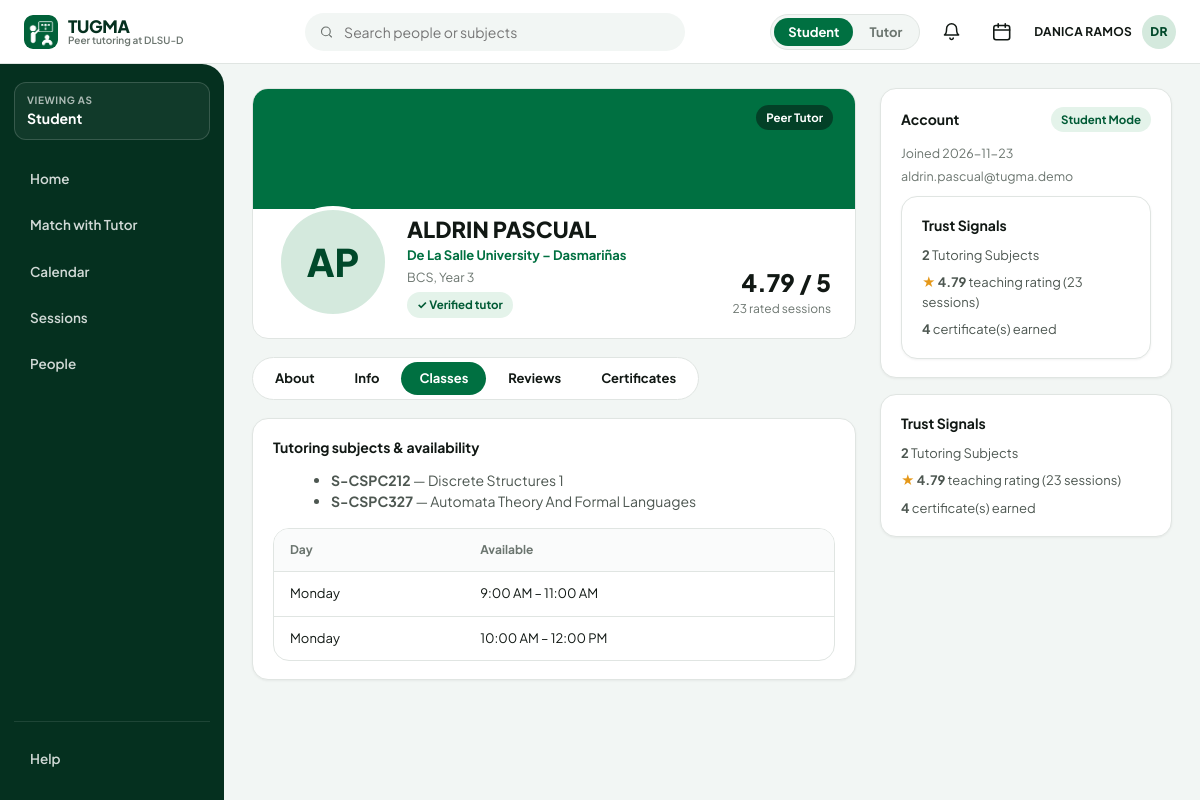
The app's page /profile/tutor/1?tab=classes (signed in), older data.
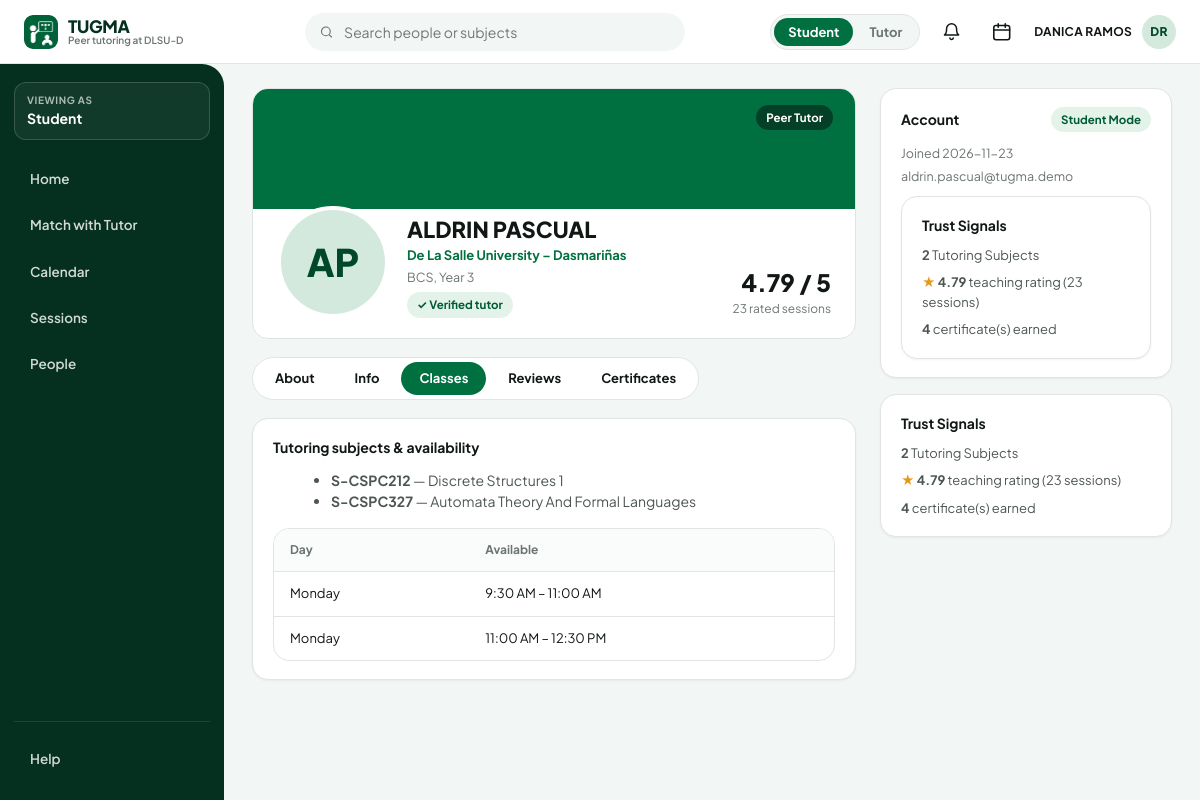
The same page, newer data.
### tables this page shows
CREATE TABLE tutors (
    tutor_id    INTEGER PRIMARY KEY,
    name        TEXT NOT NULL,
    grade_level INTEGER NOT NULL CHECK (grade_level > 0),
    course      TEXT NOT NULL,
    verified    INTEGER NOT NULL DEFAULT 0
                CHECK (verified IN (0, 1)),
    capacity    INTEGER NOT NULL DEFAULT 5
                CHECK (capacity > 0)
);

CREATE TABLE subjects (
    subject_id   INTEGER PRIMARY KEY,
    subject_code TEXT NOT NULL UNIQUE,
    subject_name TEXT NOT NULL
);

CREATE TABLE tutor_availability (
    availability_id INTEGER PRIMARY KEY,
    tutor_id        INTEGER NOT NULL,
    day             TEXT NOT NULL
                    CHECK (
                        day IN (
                            'Monday',
                            'Tuesday',
                            'Wednesday',
                            'Thursday',
                            'Friday',
                            'Saturday',
                            'Sunday'
                        )
                    ),
    start_time      TEXT NOT NULL
                    CHECK (
                        start_time GLOB '[0-2][0-9]:[0-5][0-9]'
                    ),
    end_time        TEXT NOT NULL
                    CHECK (
                        end_time GLOB '[0-2][0-9]:[0-5][0-9]'
                    ), subject_id INTEGER REFERENCES subjects(subject_id) ON DELETE SET NULL ON UPDATE CASCADE,

    CHECK (start_time < end_time),

    FOREIGN KEY (tutor_id)
        REFERENCES tutors(tutor_id)
        ON DELETE CASCADE
        ON UPDATE CASCADE
);

CREATE TABLE "users" (
    user_id       INTEGER PRIMARY KEY AUTOINCREMENT,
    email         TEXT NOT NULL UNIQUE COLLATE NOCASE,
    password_hash TEXT NOT NULL,
    role          TEXT NOT NULL CHECK (role IN ('member', 'admin')),
    student_id    INTEGER UNIQUE
                  REFERENCES students(student_id)
                  ON DELETE CASCADE ON UPDATE CASCADE,
    tutor_id      INTEGER UNIQUE
                  REFERENCES tutors(tutor_id)
                  ON DELETE CASCADE ON UPDATE CASCADE,
    display_name  TEXT,
    is_active     INTEGER NOT NULL DEFAULT 1 CHECK (is_active IN (0, 1)),
    created_at    TEXT NOT NULL DEFAULT CURRENT_TIMESTAMP,
    CHECK (
        (role = 'member' AND (student_id IS NOT NULL OR tutor_id IS NOT NULL))
        OR (role = 'admin' AND student_id IS NULL AND tutor_id IS NULL
            AND display_name IS NOT NULL)
    )
);

### app.py (the view)
@app.route("/profile/tutor/<int:tutor_id>")
@login_required("member")
def tutor_profile(tutor_id):
    user = current_user()
    db = get_db()
    pdata = get_tutor_profile_data(db, tutor_id)
    if not pdata:
        flash("Tutor profile not found.", "error")
        return redirect(url_for("people_page"))
    tab = request.args.get("tab", "about")
    if tab not in ("about", "info", "classes", "reviews", "certificates"):
        tab = "about"
    is_own = user["tutor_id"] == tutor_id
    owner_user = db.fetch_one("SELECT email, created_at FROM users WHERE tutor_id = ?", (tutor_id,))
    subjects = db.fetch_all(
        "SELECT s.subject_code, s.subject_name FROM tutor_subjects ts "
        "JOIN subjects s ON s.subject_id = ts.subject_id WHERE ts.tutor_id = ?",
        (tutor_id,),
    )
    availability = db.fetch_all(
        "SELECT day, start_time, end_time FROM tutor_availability "
        "WHERE tutor_id = ? ORDER BY day, start_time",
        (tutor_id,),
    )
    languages = [
        r["language"]
        for r in db.fetch_all("SELECT language FROM tutor_languages WHERE tutor_id = ?", (tutor_id,))
    ]
    return render_template(
        "portal/profile.html",
        kind="tutor",
        pdata=pdata,
        tab=tab,
        is_own=is_own,
        owner_user=owner_user,
        tutor_subjects=subjects,
        tutor_availability=availability,
        tutor_languages=languages,
    )

### templates/portal/profile.html (shortened to what this page needs)
{% extends "base.html" %}
{% set p = pdata.profile %}
{% block content %}
<div class="profile-hero">
  <div class="profile-banner">
    <span class="pill" style="background:rgba(5,48,31,0.75); color:#fff;">
      {{ 'Peer Tutor' if kind == 'tutor' else 'Student' }}
    </span>
  </div>
  <div class="profile-hero-body">
    <div class="profile-hero-left">
      <div class="avatar avatar-lg">{{ initials(p.name) }}</div>
      <div>
        <div class="profile-hero-name">{{ p.name }}</div>
        <div style="font-size:13px; color:var(--primary); font-weight:700;">De La Salle University – Dasmariñas</div>
        <div style="font-size:12.5px; color:var(--muted); margin-top:2px;">{{ p.course }}, Year {{ p.grade_level }}</div>
          <span class="pill {{ 'pill-red' if (kind == 'tutor' and not p.verified) else 'pill-green' }}" style="margin-top:6px;">
            {% if kind == 'tutor' %}
              {{ '✓ Verified tutor' if p.verified else 'Pending verification' }}
            {% else %}
              ✓ Verified student
            {% endif %}
          </span>
      </div>
    </div>
    {% if kind == 'tutor' and pdata.rating.overall %}
      <div style="text-align:right;">
        <div style="font-size:24px; font-weight:800; color:var(--ink);">{{ pdata.rating.overall }} / 5</div>
        <div style="font-size:12px; color:var(--muted);">{{ pdata.rating.rated_sessions }} rated sessions</div>
      </div>
    {% endif %}
  </div>
</div>
{% set prof_url = url_for('tutor_profile', tutor_id=p.tutor_id) if kind == 'tutor' else url_for('student_profile', student_id=p.student_id) %}
<div class="tab-bar">
  <a href="{{ prof_url }}?tab=about" class="tab-pill {{ 'active' if tab == 'about' else '' }}">About</a>
  <a href="{{ prof_url }}?tab=info" class="tab-pill {{ 'active' if tab == 'info' else '' }}">Info</a>
  <a href="{{ prof_url }}?tab=classes" class="tab-pill {{ 'active' if tab == 'classes' else '' }}">Classes</a>
  {% if kind == 'tutor' %}
    <a href="{{ prof_url }}?tab=reviews" class="tab-pill {{ 'active' if tab == 'reviews' else '' }}">Reviews</a>
    <a href="{{ prof_url }}?tab=certificates" class="tab-pill {{ 'active' if tab == 'certificates' else '' }}">Certificates</a>
  {% endif %}
</div>
{% if tab == 'about' %}
  <div class="card" style="margin-bottom:14px;">
    <strong style="color:var(--ink); display:block; margin-bottom:8px;">About</strong>
    <p style="margin:0; color:var(--body);">
      {{ p.bio or (p.name + ' is a ' + p.course + ' (Year ' + p.grade_level|string + ') member at De La Salle University – Dasmariñas.') }}
    </p>
  </div>
  <div class="card">
    <strong style="color:var(--ink); display:block; margin-bottom:10px;">Preferences &amp; Study Info</strong>
    <div style="display:grid; grid-template-columns: 160px 1fr; gap:8px 16px; font-size:13px;">
      <div style="color:var(--muted);">Languages</div>
      <div><strong>{{ (tutor_languages if kind == 'tutor' else pdata.languages)|join(', ') or 'Not set' }}</strong></div>
      {% if kind == 'student' %}
        <div style="color:var(--muted);">Learning style</div>
        <div><strong>{{ p.learning_style or '—' }}</strong></div>
        <div style="color:var(--muted);">Preferred setup</div>
        <div><strong>{{ p.preferred_setup or 'Online or face-to-face' }}</strong></div>
      {% else %}
        <div style="color:var(--muted);">Student capacity</div>
        <div><strong>{{ p.capacity }} students</strong></div>
      {% endif %}
    </div>
  </div>
{% elif tab == 'classes' %}
  <div class="card">
    <strong style="color:var(--ink); display:block; margin-bottom:12px;">
      {{ 'Tutoring subjects & availability' if kind == 'tutor' else 'Registered subjects & weekly schedule' }}
    </strong>
    {% if kind == 'tutor' %}
      <ul style="margin:0 0 16px 18px;">
        {% for s in tutor_subjects %}
          <li><strong>{{ s.subject_code }}</strong> — {{ s.subject_name.title() }}</li>
        {% else %}
          <li style="color:var(--muted);">No subjects listed.</li>
        {% endfor %}
      </ul>
      <div class="table-wrap">
        <table class="data-table">
          <thead><tr><th>Day</th><th>Available</th></tr></thead>
          <tbody>
            {% for a in tutor_availability %}
              <tr><td>{{ a.day }}</td><td>{{ fmt12(a.start_time) }} – {{ fmt12(a.end_time) }}</td></tr>
            {% else %}
              <tr><td colspan="2" style="color:var(--muted);">No availability set.</td></tr>
            {% endfor %}
          </tbody>
        </table>
      </div>
    {% endif %}
  </div>
{% endif %}
{% endblock %}
{% block right_rail %}
<aside class="right-rail">
  <div class="card">
    <div style="display:flex; justify-content:space-between; align-items:center; margin-bottom:12px;">
      <strong style="color:var(--ink);">Account</strong>
      <div style="display:flex; gap:6px;">
        <span class="pill pill-green">{{ 'Tutor Mode' if mode == 'Tutoring' else 'Student Mode' }}</span>
      </div>
    </div>
    {% if owner_user %}
      <div style="font-size:12.5px; color:var(--muted); margin-bottom:10px;">
        <div>Joined {{ owner_user.created_at[:10] }}</div>
        <div style="margin-top:4px;">{{ owner_user.email }}</div>
      </div>
    {% endif %}
    {% if kind == 'tutor' %}
  {% set earned_certs = pdata.certificates|selectattr('status', 'equalto', 'earned')|list|length %}
  <div class="card">
    <strong style="color:var(--ink); display:block; margin-bottom:10px;">Trust Signals</strong>
    <div style="display:flex; flex-direction:column; gap:8px; font-size:13px;">
      <div><strong>{{ tutor_subjects|length }}</strong> Tutoring Subjects</div>
      <div>
        <span style="color:#E59819;">★</span>
        <strong>{{ pdata.rating.overall or '—' }}</strong> teaching rating ({{ pdata.rating.rated_sessions }} sessions)
      </div>
      <div><strong>{{ earned_certs }}</strong> certificate(s) earned</div>
    </div>
  </div>
  {% endif %}
  </div>
  {% if kind == 'tutor' %}
  {% set earned_certs = pdata.certificates|selectattr('status', 'equalto', 'earned')|list|length %}
  <div class="card">
    <strong style="color:var(--ink); display:block; margin-bottom:10px;">Trust Signals</strong>
    <div style="display:flex; flex-direction:column; gap:8px; font-size:13px;">
      <div><strong>{{ tutor_subjects|length }}</strong> Tutoring Subjects</div>
      <div>
        <span style="color:#E59819;">★</span>
        <strong>{{ pdata.rating.overall or '—' }}</strong> teaching rating ({{ pdata.rating.rated_sessions }} sessions)
      </div>
      <div><strong>{{ earned_certs }}</strong> certificate(s) earned</div>
    </div>
  </div>
  {% endif %}
</aside>
{% endblock %}

### templates/base.html (shortened to what this page needs)
<!DOCTYPE html>
<html lang="en">
<head>
  <link rel="stylesheet" href="{{ url_for('static', filename='css/tugma.css') }}">
</head>
<body class="{{ 'tutor-theme' if mode == 'Tutoring' else '' }}">
  {% block body %}
  <header class="topbar">
    <a href="{{ url_for('admin_home' if user and user.role == 'admin' else 'home') }}" class="brand-link">
      <img src="{{ url_for('serve_assets', filename='logo.png') }}" alt="TUGMA" class="brand-logo">
      <div class="brand-text-wrap">
        <span class="brand-title">TUGMA</span>
        <span class="brand-sub">Peer tutoring at DLSU-D</span>
      </div>
    </a>
    {% if user and user.role == 'member' %}
    <form class="topbar-search" action="{{ url_for('people_page') }}" method="get">
      <img src="{{ url_for('serve_assets', filename='icons/Search Icon/20/Ink.svg') }}" alt="" class="search-icon">
      <input type="text" name="q" placeholder="Search people or subjects" value="{{ request.args.get('q', '') }}">
    </form>
    {% else %}
    <div style="flex:1;"></div>
    {% endif %}
    <div class="topbar-right">
      {% if user and user.role == 'member' %}
        <form action="{{ url_for('switch_mode') }}" method="post" class="mode-toggle">
          <button type="submit" name="mode" value="Learning" class="{{ 'active' if mode == 'Learning' else '' }}">Student</button>
          <button type="submit" name="mode" value="Tutoring" class="{{ 'active' if mode == 'Tutoring' else '' }}">Tutor</button>
        </form>
        <a href="{{ url_for('sessions_page', tab='pending') }}" class="icon-btn" title="Session notifications">
          <img src="{{ url_for('serve_assets', filename='icons/Bell Icon/16/Ink.svg') }}" alt="Notifications" width="18" height="18" onerror="this.style.display='none'">
        </a>
        <a href="{{ url_for('calendar_page') }}" class="icon-btn" title="Calendar">
          <img src="{{ url_for('serve_assets', filename='icons/Calendar Icon/16/Ink.svg') }}" alt="Calendar" width="18" height="18" onerror="this.style.display='none'">
        </a>
        <a href="{{ url_for('my_profile') }}" class="user-chip">
          <span>{{ user.name }}</span>
          <span class="avatar avatar-sm">{{ initials(user.name) }}</span>
        </a>
      {% elif user and user.role == 'admin' %}
        <span class="pill pill-green">Administrator</span>
        <span class="user-chip">
          <span>{{ user.name }}</span>
          <span class="avatar avatar-sm">{{ initials(user.name) }}</span>
        </span>
      {% endif %}
    </div>
  </header>
  <div class="app-shell">
    <aside class="sidebar">
      <div>
        <div class="viewing-as-card">
          <div>
            <div class="viewing-as-label">VIEWING AS</div>
            <div class="viewing-as-val">
              {% if user and user.role == 'admin' %}
                Administrator
              {% elif mode == 'Tutoring' %}
                Tutor
              {% else %}
                Student
              {% endif %}
            </div>
          </div>
        </div>
        <nav class="nav-list">
          {% if user and user.role == 'admin' %}
            {% set ep = request.endpoint %}
            <a href="{{ url_for('admin_home') }}" class="nav-item {{ 'active' if ep == 'admin_home' else '' }}">Home</a>
            <a href="{{ url_for('admin_matches') }}" class="nav-item {{ 'active' if ep == 'admin_matches' else '' }}">Matches</a>
            <a href="{{ url_for('admin_people') }}" class="nav-item {{ 'active' if ep == 'admin_people' else '' }}">People</a>
            <a href="{{ url_for('admin_inspector') }}" class="nav-item {{ 'active' if ep == 'admin_inspector' else '' }}">Can these two match?</a>
            <a href="{{ url_for('admin_accounts') }}" class="nav-item {{ 'active' if ep == 'admin_accounts' else '' }}">Accounts</a>
            <a href="{{ url_for('admin_settings') }}" class="nav-item {{ 'active' if ep == 'admin_settings' else '' }}">Settings</a>
            <a href="{{ url_for('admin_matching_works') }}" class="nav-item {{ 'active' if ep == 'admin_matching_works' else '' }}">How the matching works</a>
          {% else %}
            {% set ep = request.endpoint %}
            <a href="{{ url_for('home') }}" class="nav-item {{ 'active' if ep == 'home' else '' }}">
              <span>Home</span>
            </a>
            <a href="{{ url_for('classes_page') }}" class="nav-item {{ 'active' if ep == 'classes_page' else '' }}">
              <span>{{ 'Match with Tutor' if mode == 'Learning' else 'Match with Tutee' }}</span>
            </a>
            <a href="{{ url_for('calendar_page') }}" class="nav-item {{ 'active' if ep == 'calendar_page' else '' }}">
              <span>Calendar</span>
            </a>
            <a href="{{ url_for('sessions_page') }}" class="nav-item {{ 'active' if ep == 'sessions_page' else '' }}">
              <span>Sessions</span>
            </a>
            <a href="{{ url_for('people_page') }}" class="nav-item {{ 'active' if ep == 'people_page' else '' }}">
              <span>People</span>
            </a>
          {% endif %}
        </nav>
      </div>
      <div class="sidebar-footer">
        {% if user and user.role == 'admin' %}
          <form action="{{ url_for('logout') }}" method="post">
            <button type="submit" class="nav-item" style="width:100%; border:none; background:none; cursor:pointer; text-align:left;">Log out</button>
          </form>
        {% else %}
          <a href="{{ url_for('help_page') }}" class="nav-item {{ 'active' if request.endpoint == 'help_page' else '' }}">Help</a>
        {% endif %}
      </div>
    </aside>
    <main class="main-workspace">
      <div class="main-column">
        {% block content %}{% endblock %}
      </div>
      {% block right_rail %}{% endblock %}
    </main>
  </div>
  {% endblock %}
</body>
</html>

Row changes from the older to the newer data that the page shows:
removed tutor_availability: day "Monday", start_time "9:00 AM", end_time "11:00 AM"
removed tutor_availability: day "Monday", start_time "10:00 AM", end_time "12:00 PM"
added tutors: name "DANICA RAMOS"
added tutor_availability: day "Monday", start_time "9:30 AM", end_time "11:00 AM"
added tutor_availability: day "Monday", start_time "11:00 AM", end_time "12:30 PM"
Text that changed along with them:
{{ user.name }}: "DANICA RAMOS" → (not shown)
